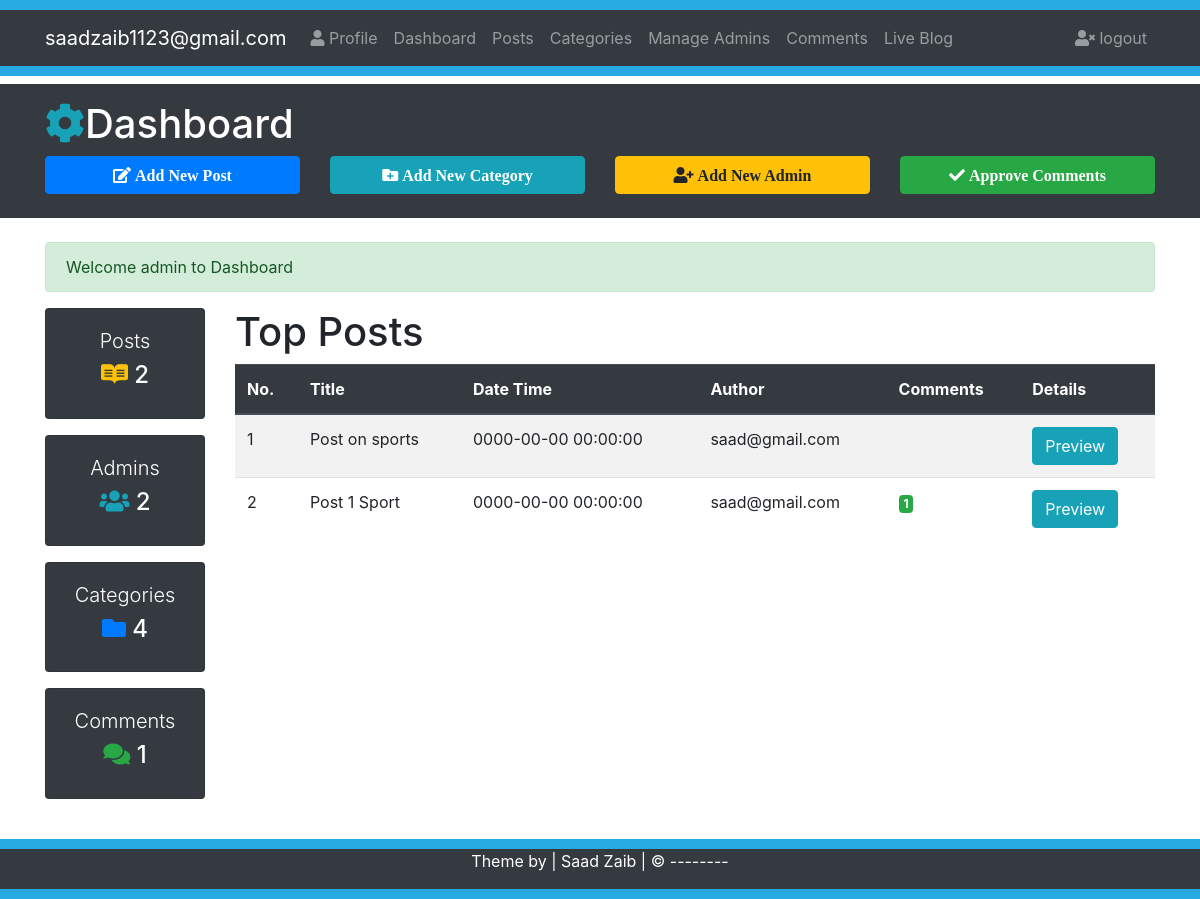
The app's page /Dashboard.php (signed in) with its own data.
### tables this page shows
CREATE TABLE `posts` (
  `id` int(10) NOT NULL,
  `title` varchar(50) NOT NULL,
  `author` varchar(40) NOT NULL,
  `category` varchar(40) NOT NULL,
  `datetime` datetime NOT NULL,
  `image` varchar(40) NOT NULL,
  `post` text NOT NULL
);

### Dashboard.php (the view, shortened to what this page needs)
<?php
require_once "includes/Database.php";
require_once "includes/Functions.php";
require_once "includes/Sessions.php";
?>
<!DOCTYPE html>
<html lang="en">
<head>
    <link rel="stylesheet" href="https://pro.fontawesome.com/releases/v5.10.0/css/all.css"/>
    <link rel="stylesheet" href="https://cdn.jsdelivr.net/npm/bootstrap@4.6.0/dist/css/bootstrap.min.css">
    <link rel="stylesheet" type="text/css" href="css/styles.css">
</head>
<body>
    <div style="height: 10px;background-color: #27aae1;"></div>
    <nav class="navbar navbar-expand-lg bg-dark navbar-dark">
        <div class="container">
            <a href="#" class="navbar-brand">saadzaib1123@gmail.com</a>
            <div class="collapse navbar-collapse" id="navbarcollapsecms">
                <ul class="navbar-nav mr-auto">
                    <li class="nav-item">
                        <a href="MyProfile.php" class="nav-link"><i class="fas fa-user"></i> Profile</a>
                    </li>
                    <li class="nav-item">
                        <a href="Dashboard.php" class="nav-link">Dashboard</a>
                    </li>
                    <li class="nav-item">
                        <a href="Posts.php" class="nav-link">Posts</a>
                    </li>
                    <li class="nav-item">
                        <a href="Categories.php" class="nav-link">Categories</a>
                    </li>
                    <li class="nav-item">
                        <a href="Admins.php" class="nav-link">Manage Admins</a>
                    </li>
                    <li class="nav-item">
                        <a href="Comments.php" class="nav-link">Comments</a>
                    </li>
                    <li class="nav-item">
                        <a href="Blog.php?page=1" class="nav-link">Live Blog</a>
                    </li>
                </ul>
                <ul class="navbar-nav ml-auto">
                    <li class="nav-item">
                        <a href="Logout.php" class="nav-link"><i class="fas fa-user-times"></i> logout</a>
                    </li>
                </ul>
            </div>
        </div>
    </nav>
    <div style="height: 10px;background-color: #27aae1;"></div>
    <header class="bg-dark text-white py-3 my-2">
        <div class="container">
            <div class="row">
                <div class="col-md-12">
                    <h1><i class="fas fa-cog text-info"></i>Dashboard</h1>
                </div>
                <div class="col-lg-3 mb-2">
                    <a href="AddNewPost.php" class="btn btn-primary btn-block">
                        <i class="fas fa-edit"> Add New Post</i>
                    </a>
                </div>
                <div class="col-lg-3 mb-2">
                    <a href="Categories.php" class="btn btn-info btn-block">
                        <i class="fas fa-folder-plus"> Add New Category</i>
                    </a>
                </div>
                <div class="col-lg-3 mb-2">
                    <a href="Admins.php" class="btn btn-warning btn-block">
                        <i class="fas fa-user-plus"> Add New Admin</i>
                    </a>
                </div>
                <div class="col-lg-3 mb-2">
                    <a href="Comments.php" class="btn btn-success btn-block">
                        <i class="fas fa-check"> Approve Comments</i>
                    </a>
                </div>
            </div>
        </div>
    </header>
    <section class="container my-3 py-2">
        <?php
                echo SuccessMessage();
        ?>
        <div class="row">
            <div class="col-lg-2">
            	<div class="card text-center text-white bg-dark mb-3">
            		<div class="card-body">
            			<h1 class="lead">Posts</h1>
            			<h4 class="display-5">
            				<i class="fab fa-readme text-warning"></i>
            			</h4>
            		</div>
            	</div>
            	<div class="card text-center text-white bg-dark mb-3">
            		<div class="card-body">
            			<h1 class="lead">Admins</h1>
            			<h4 class="display-5">
            				<i class="fas fa-users text-info"></i>
            			</h4>
            		</div>
            	</div>
            	<div class="card text-center text-white bg-dark mb-3">
            		<div class="card-body">
            			<h1 class="lead">Categories</h1>
            			<h4 class="display-5">
            				<i class="fas fa-folder text-primary"></i>
            			</h4>
            		</div>
            	</div>
            	<div class="card text-center text-white bg-dark mb-3">
            		<div class="card-body">
            			<h1 class="lead">Comments</h1>
            			<h4 class="display-5">
            				<i class="fas fa-comments text-success"></i>
            			</h4>
            		</div>
            	</div>
            </div>
			<div class="col-lg-10">
				<h1>Top Posts</h1>
				<table class="table table-striped table-hover">
					<thead class="thead-dark">
						<tr>
							<th>No.</th>
							<th>Title</th>
							<th>Date Time</th>
							<th>Author</th>
							<th>Comments</th>
							<th>Details</th>
						</tr>
					</thead>
					<tbody>
						<?php
	                    $sql = "SELECT * FROM posts ORDER BY id DESC LIMIT 0,5";
	                    $stmt = $conn->query($sql);
	                    $sr = 0;
	                    while($posts = $stmt->fetch())
	                    {
	                    	$sr++;
	                     ?>
						<tr>
							<td><?php echo $sr;  ?></td>
							<td><?php  echo htmlentities($posts['title']); ?></td>
							<td><?php  echo htmlentities($posts['datetime']); ?></td>
							<td><?php  echo htmlentities($posts['author']); ?></td>
							<td>
                                <?php
                                    $ApprovePostComments =  commentsOnPost($posts['id'],"on");
                                    if ($ApprovePostComments > 0)
                                    {
                                       echo "<span class='badge badge-success'>
                                               {$ApprovePostComments}
                                            </span>";
                                    }
                                     $DisApprovePostComments =  commentsOnPost($posts['id'],"off");
                                ?>
							</td>
							<td><a class="btn btn-info" href="FullPost.php?id=<?php echo $posts['id']; ?>">Preview</a></td>
						</tr>
						<?php
						}
						?>
					</tbody>
				</table>
			</div>
        </div>
    </section>
    <div style="height: 10px;background-color: #27aae1;"></div>
    <footer class="bg-dark text-white">
        <div class="container">
            <div class="row">
                <div class="col">
                    <p class="text-center">Theme by | Saad Zaib | &copy; --------</p>
                </div>
            </div>
        </div>
    </footer>
    <div style="height: 10px;background-color: #27aae1;"></div>
</body>
</html>

### records on screen
posts: title "Post on sports", datetime "0000-00-00 00:00:00", author "saad@gmail.com"
posts: title "Post 1 Sport", datetime "0000-00-00 00:00:00", author "saad@gmail.com", ApprovePostComments "1"

### other values on screen
SuccessMessage() "Welcome admin to Dashboard"
$TotalRecords "2 2 4 1"
